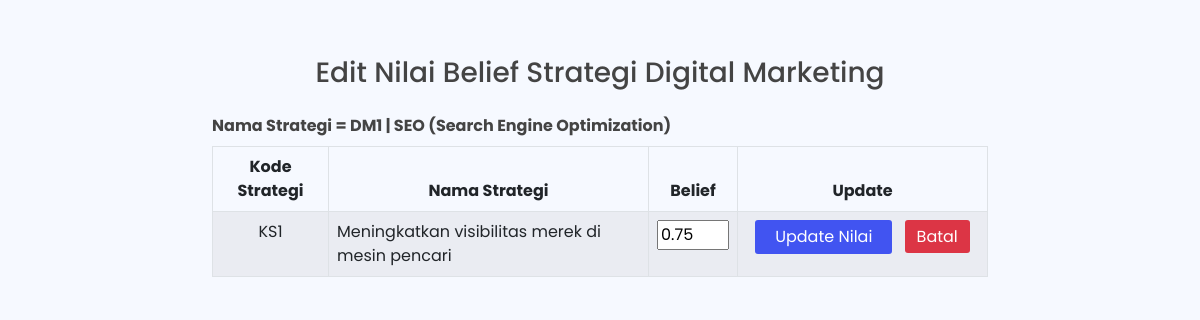
The app's page /admin/rules/editbelief.php?id_strategi=1&id_kriteria=1&belief=0.75 with its own data.
### tables this page shows
CREATE TABLE `tb_strategi` (
  `id` int(11) NOT NULL,
  `kdstrategi` varchar(5) DEFAULT NULL,
  `nama_strategi` varchar(100) DEFAULT NULL,
  `definisi` text DEFAULT NULL,
  `solusi` text NOT NULL
);

CREATE TABLE `tb_kriteria` (
  `id` int(11) NOT NULL,
  `kdkriteria` varchar(5) DEFAULT NULL,
  `kriteria` text DEFAULT NULL
);

### admin/rules/editbelief.php (the view, shortened to what this page needs)
<!DOCTYPE html>
<html lang="en">
<head>
  <link href="../../assets/vendor/bootstrap/css/bootstrap.min.css" rel="stylesheet">
  <link rel="stylesheet" href="https://cdn.jsdelivr.net/npm/bootstrap-icons@1.10.2/font/bootstrap-icons.css">
  <link href="../../assets/vendor/boxicons/css/boxicons.min.css" rel="stylesheet">
  <link href="../../assets/vendor/quill/quill.snow.css" rel="stylesheet">
  <link href="../../assets/vendor/quill/quill.bubble.css" rel="stylesheet">
  <link href="../../assets/vendor/remixicon/remixicon.css" rel="stylesheet">
  <link href="../../assets/vendor/simple-datatables/style.css" rel="stylesheet">
  <link href="../../assets/css/style.css" rel="stylesheet">
</head>
<body>
  <section>
    <div class="row mt-5 mx-auto">
      <div class="col-md-8 mt-2 mx-auto">
        <h3 class="text-center mb-4">Edit Nilai Belief Strategi Digital Marketing</h3>
        <?php
        include "../koneksi.php";
        $kdstrategi = $_GET['id_strategi'];
        $queryP = mysqli_query($koneksi, "SELECT * FROM tb_strategi WHERE id='$kdstrategi' ");
        $dataP = mysqli_fetch_array($queryP);
        echo "<b>Nama Strategi = " . $dataP['kdstrategi'] . " | " . $dataP['nama_strategi'];
        ?></b>
        <form id="form1" name="form1" method="post" action="./updatebelief.php?id_strategi=<?php echo $_GET['id_strategi']; ?>&id_kriteria=<?php echo $_GET['id_kriteria']; ?>" enctype="multipart/form-data">
          <div class="table-responsive">
            <table class="table table-striped table-bordered mt-2">
              <thead>
                <tr>
                  <th width='116px' class="text-center">Kode Strategi</th>
                  <th class="text-center">Nama Strategi</th>
                  <th width='10px' class="text-center">Belief</th>
                  <th width='250px' class="text-center">Update</th>
                </tr>
              </thead>
              <tbody>
                <?php
                include "../koneksi.php";
                $query = mysqli_query($koneksi, " SELECT * FROM tb_kriteria WHERE id='$_GET[id_kriteria]' ") or die(mysqli_error($koneksi));
                while ($row = mysqli_fetch_array($query)) {
                ?>
                  <tr>
                    <td class="text-center"><?php echo $row['kdkriteria']; ?></td>
                    <td><?php echo $row['kriteria']; ?>
                    <td class="text-center"><input name="updatebelief" type="text" size="2" value="<?php echo $_GET['belief']; ?>"></td>
                    <td class="text-center"><input class="submit" type="submit" value="Update Nilai">
                      <a href="./rules.php" class="ms-2 batal">Batal</a>
                    </td>
                  </tr>
                <?php } ?>
              </tbody>
            </table>
        </form>
      </div>
    </div>
  </section>
</body>
</html>

### assets/css/style.css (style rules this page uses)
:root { scroll-behavior: smooth; }
body { font-family: "Poppins", sans-serif; background: #f6f9ff; color: #444444; }
a { color: #00d988; text-decoration: none; }
h1, h2, h3, h4, h5, h6 { font-family: "Poppins", sans-serif; }

### admin/rules/editbelief.php (style rules this page uses)
.submit { background-color: #4154f1; border: none; color: white; padding: 5px 20px; border-radius: 3px; }
.batal { background-color: #dc3545; border: none; color: white; padding: 5px 12px; border-radius: 3px; }

### records on screen
tb_strategi: kdstrategi "DM1", nama_strategi "SEO (Search Engine Optimization)"
tb_kriteria: kdkriteria "KS1", kriteria "Meningkatkan visibilitas merek di mesin pencari"
